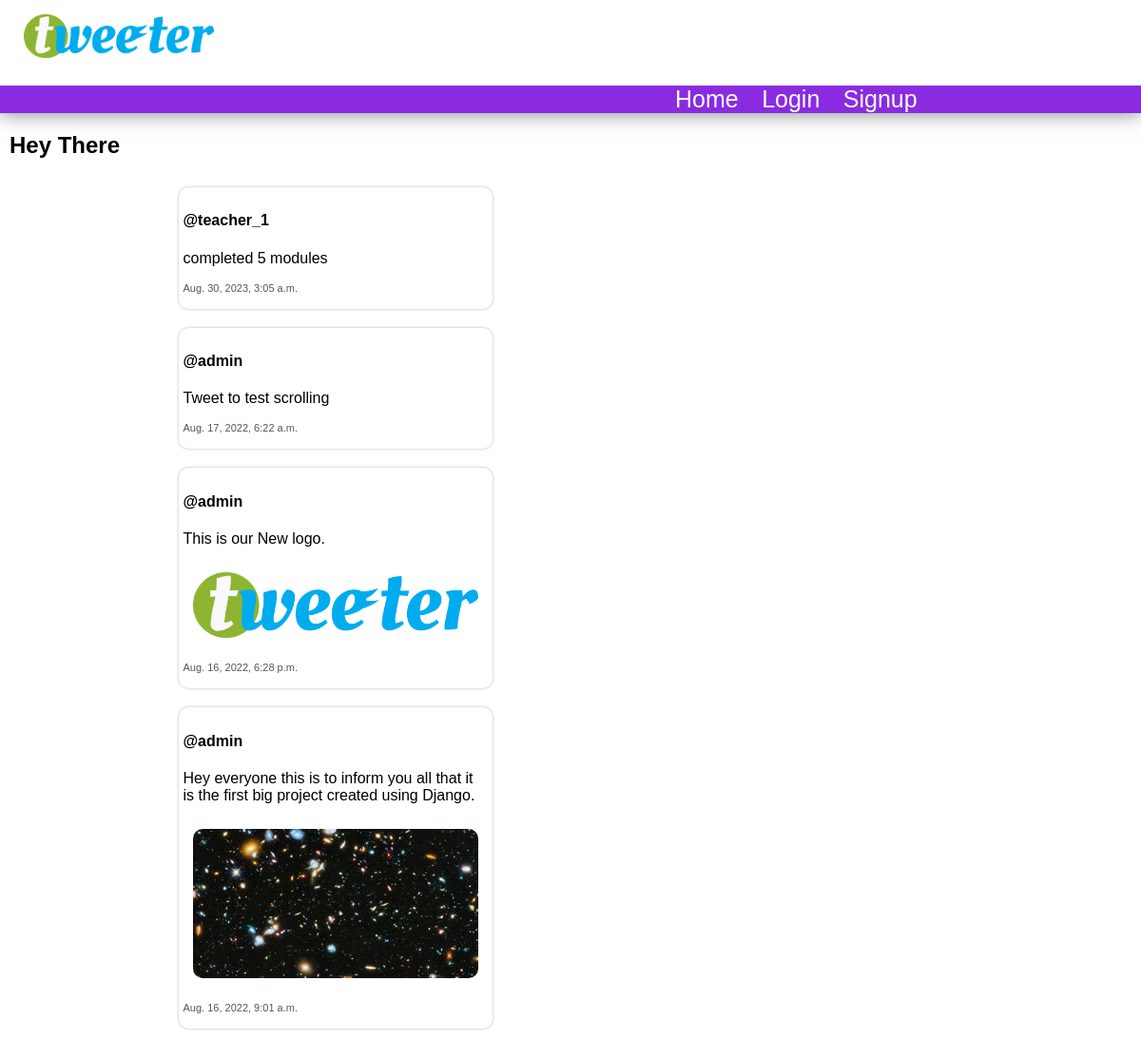
The page / on the database its author committed.
### main/models.py (models this page shows, shortened)
class Tweet(models.Model):
    description = models.TextField(max_length=500)
    image = models.ImageField(upload_to='media/tweet_images', null=True, blank=True)
    user = models.ForeignKey(User, on_delete=models.CASCADE)
    datetime = models.DateTimeField(auto_now=True)

### main/views.py (the view)
# urls.py: path('', IndexView.as_view(), name='index'),
class IndexView(ListView):
    template_name = 'index.html'
    queryset = Tweet.objects.order_by('-id')
    context_object_name = 'tweets'

### templates/index.html (shortened to what this page needs)
{% extends 'layout.html' %}
{% block content %}
        <h2>Hey
            {% if request.user.is_authenticated %}
                {{request.user}}
            {% else %}
                There
            {% endif %}
        </h2>
    <div class="tweets">
        {% for tweet in tweets %}
        <div class="tweet">
            <h4>@{{ tweet.user }}</h4>
            <p>{{ tweet.description }}</p>
            {% if tweet.image %}
                <img src="{{ tweet.image.url }}" alt="">
            {% endif %}
            <p class="datetime">{{ tweet.datetime }}</p>
        </div>
        {% empty %}
            <h2>No tweets yet.</h2>
        {% endfor %}
    </div>
{% endblock %}

### templates/layout.html (shortened to what this page needs)
{% load static %}
<!DOCTYPE html>
<html lang="en">
<head>
    <link rel="stylesheet" href="{% static 'css/styles.css' %}">
</head>
<body>
    {% include 'components/navbar.html' %}
    <div class="content">
        {% block content %}
        {% endblock %}
    </div>
</body>
</html>

### templates/components/navbar.html
{% load static %}
<nav>
    <img src="{% static 'images/tweeter.png' %}" class="logo" /><div>
        <a href="{%url 'index'%}">Home</a>
        {% if user.is_authenticated %}
        <a href="{% url 'createtweet' %}">Tweet</a>
        <a href="{% url 'profile' %}">Profile</a>
            <a href="{% url 'logout' %}">Logout</a>
        {% else %}
            <a href="{% url 'login' %}">Login</a>
            <a href="{% url 'signup' %}">Signup</a>
        {% endif %}
    </div>
</nav>

### static/css/styles.css (style rules this page uses)
body { margin: 0px; padding: 0; }
* { outline: none; font-family: Arial, Helvetica, sans-serif; }
.tweets { display: flex; justify-content: center; align-items: center; flex-wrap: wrap; flex-direction: column; margin: 5px; margin-right: 500px; }
.tweet { box-shadow: 0px 0px 3px rgba(0, 0, 0, 0.3); min-width: 300px; padding: 5px; width: 320px; margin: 10px; border-radius: 10px; }
.tweet img { max-width: 300px; border-radius: 10px; padding: 10px; border-radius: 20px; }
nav { margin-top: -10px; color: black; box-shadow: 0px 0px 20px rgba(0, 0, 0, 0.5); }
nav img { size: 500px; margin: 20px; }
nav div { padding-left: calc(100vw - 500px); background-color: blueviolet; }
nav div a { color: white; font-size: 25px; text-decoration: none; margin: 10px; }
.content { margin-top: 20px; margin: 10px; }
.datetime { font-size: 11px; color: #555; }
.logo { width: 200px; padding: 5px; }

### rows shown on the page
Tweet: user "teacher_1", description "completed 5 modules", datetime "Aug. 30, 2023, 3:05 a.m."
Tweet: user "admin", description "Tweet to test scrolling", datetime "Aug. 17, 2022, 6:22 a.m."
Tweet: user "admin", description "This is our New logo.", image (picture), datetime "Aug. 16, 2022, 6:28 p.m."
Tweet: user "admin", description "Hey everyone this is to inform you all that it is the first big project created using Django.", image (picture), datetime "Aug. 16, 2022, 9:01 a.m."
